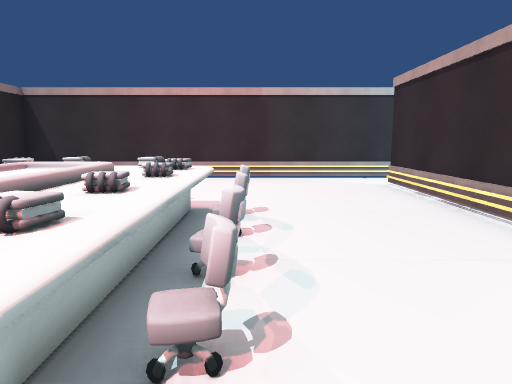
[1] (above)

24 first-person views from a walk through a Unity game level. The camera is 1.3 m above the floor, tilts 8° down and sees 70° across. Doors are open. The floor is counted in squares, 1 m on a side. Each view is taken from the middle of a square. On the plan, view 1 faces up. The plan holds only what a view shows up to about 15 squares ahead; the rest is blank. Some animated figures are not drawn.

[2]
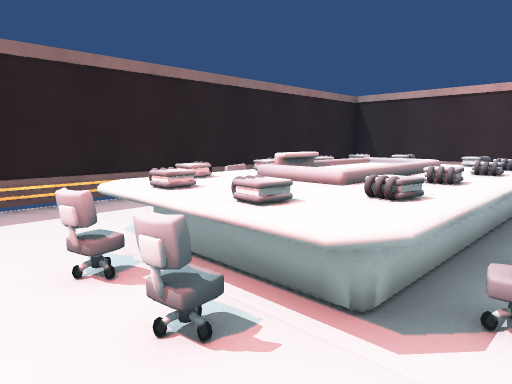

[3]
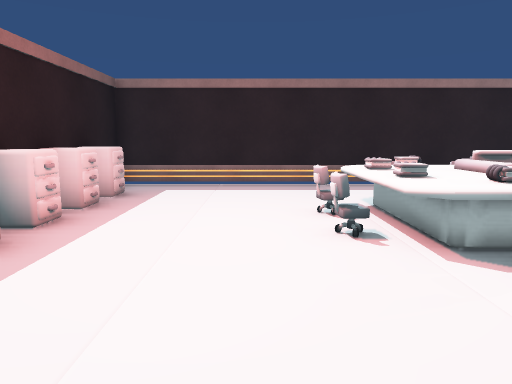

[4]
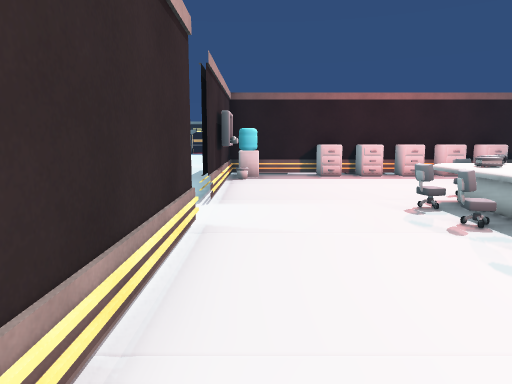

[5]
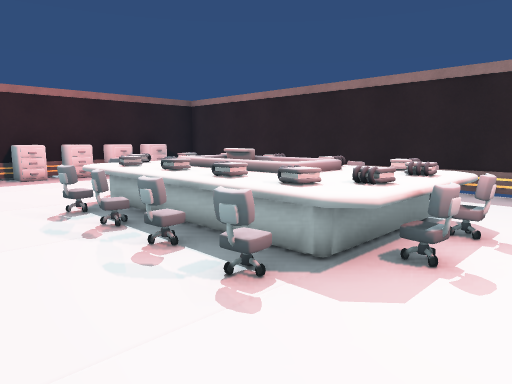

[6]
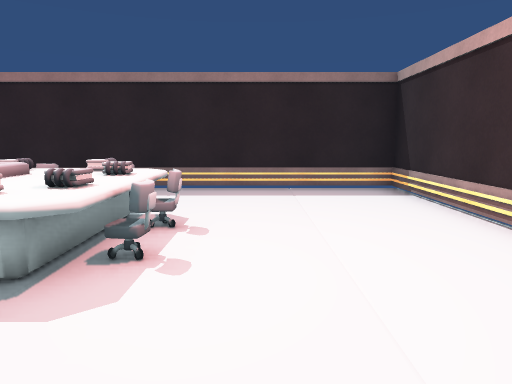

[7]
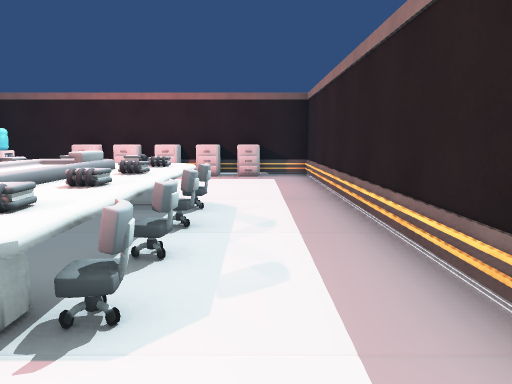

[8]
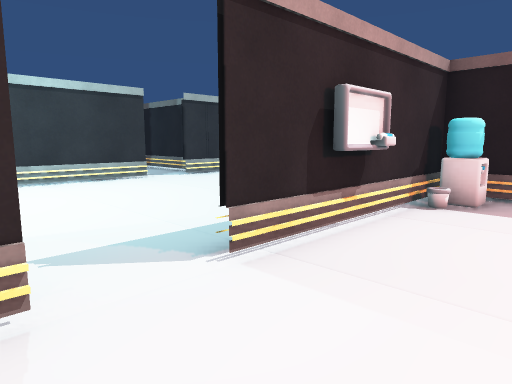

[9]
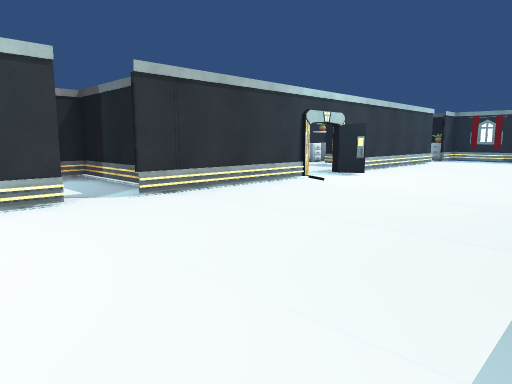

[10]
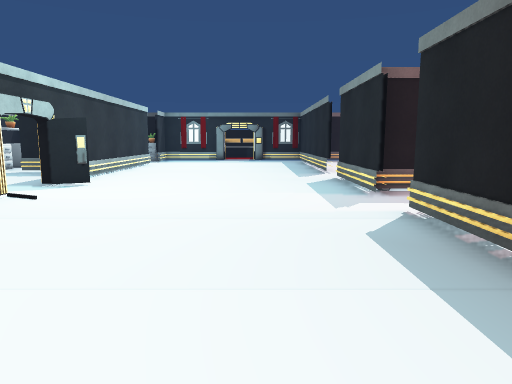

[11]
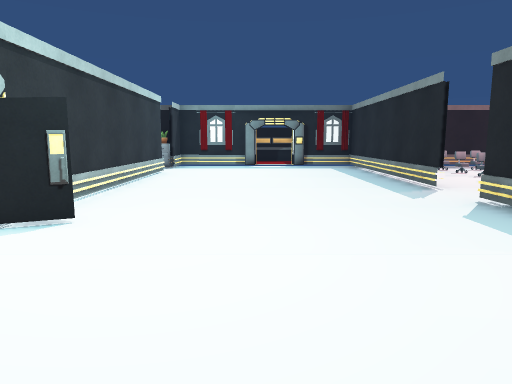

[12]
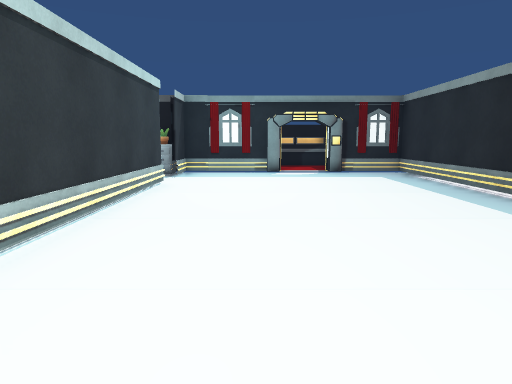

[13]
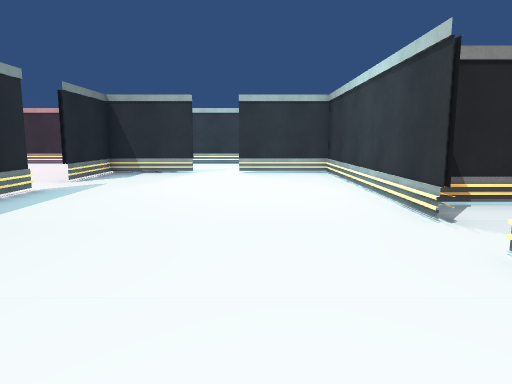

[14]
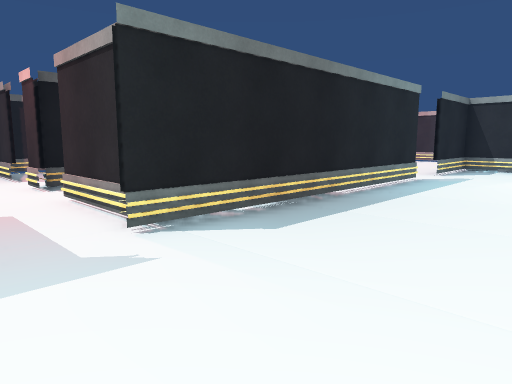

[15]
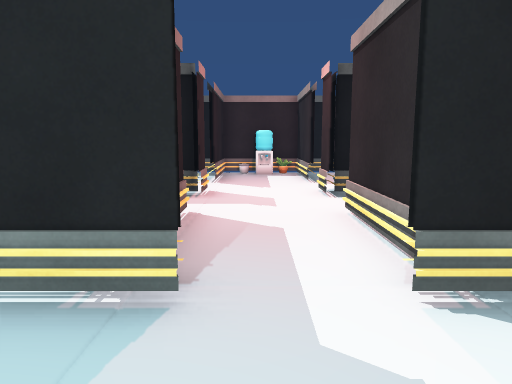

[16]
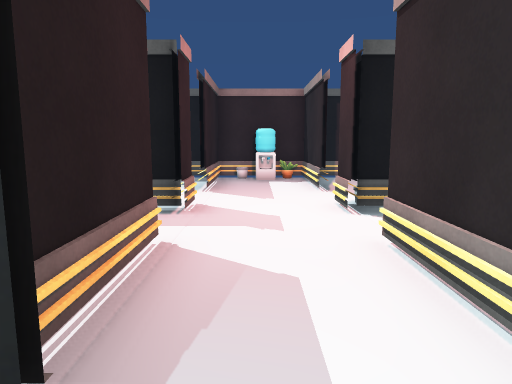

[17]
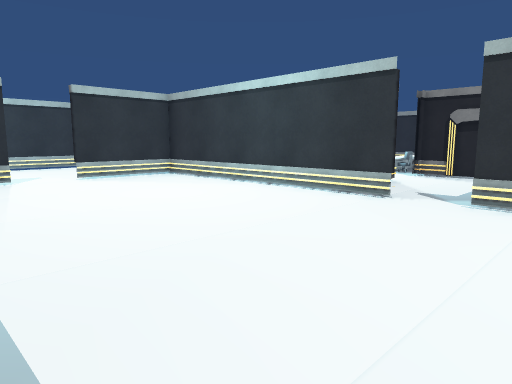

[18]
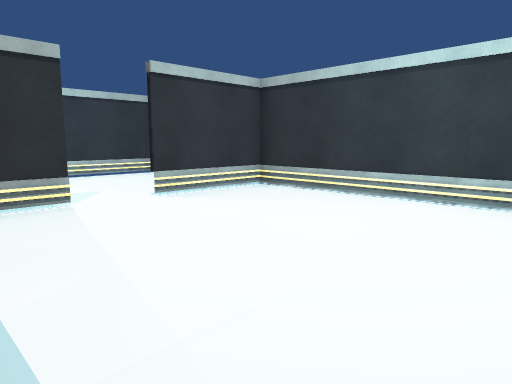

[19]
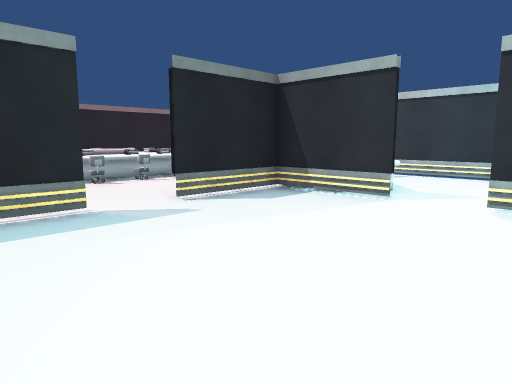

[20]
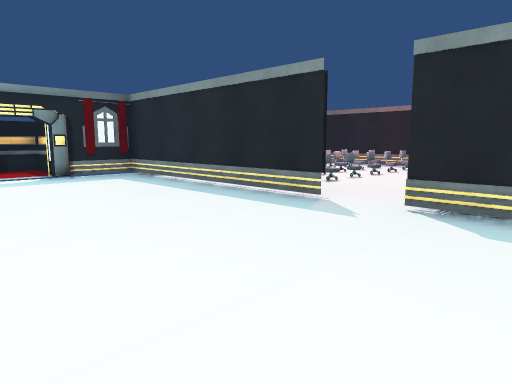

[21]
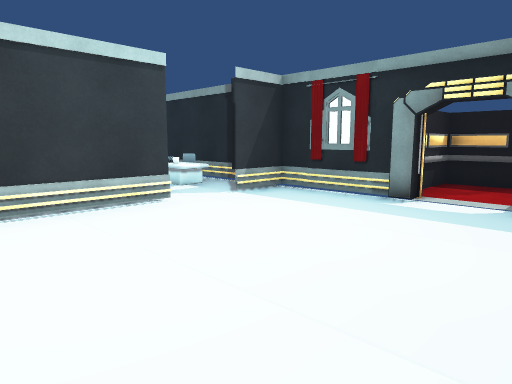

[22]
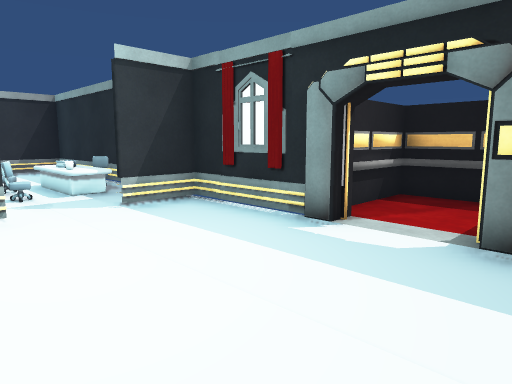

[23]
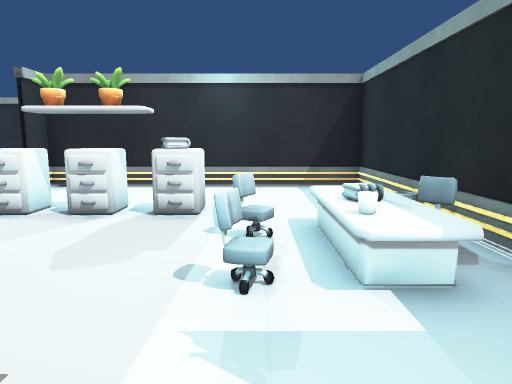

[24]
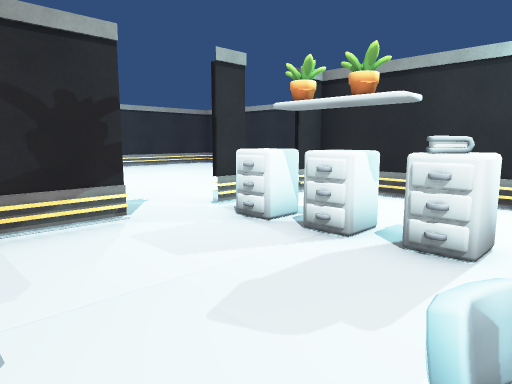

### Floor plan
Ten units are one square. View 1 is at (0, 0); x grows to the right and y downward. Boxes are objects, and circles mark ways between rooms. Rooms are numbered by the first view taken in them; rooms with no view inside come last. Other rooms are left out.
<svg viewBox="-90 -133 317 433">
<path fill="none" stroke="#000" d="M40 -34 40 -109M40 5 40 -15M-26 51 -14 51M4 51 40 51 40 14M39 -128 -80 -128 -80 51 -44 51M-80 68 -80 79M41 114 41 149M41 74 41 88M118 128 128 123M129 105 129 40M41 168 41 259 61 259M129 25 129 -67 92 -67M40 14 40 5M41 -15 41 56M129 222 129 145M100 259 130 259M75 -67 64 -67M129 260 129 241M41 -67 41 -34M168 173 149 173M195 173 185 173M130 259 222 259 222 173 211 173M126 -128 39 -128M-14 83 -26 83M-26 113 -14 113M-44 83 -80 83 -80 113 -44 113M2 113 36 113M35 83 2 83M148 51 190 51 190 41M168 7 136 7M190 26 190 7"/>
<rect x="-85" y="55" width="10" height="10" fill="#bbb"><title>other object</title></rect>
<rect x="-75" y="55" width="10" height="10" fill="#bbb"><title>other object</title></rect>
<rect x="-65" y="35" width="10" height="20" fill="#bbb"><title>cabinet</title></rect>
<rect x="-55" y="-15" width="10" height="10" fill="#bbb"><title>other object</title></rect>
<rect x="-55" y="-25" width="10" height="10" fill="#bbb"><title>chair</title></rect>
<rect x="-55" y="-45" width="10" height="20" fill="#bbb"><title>chair</title></rect>
<rect x="-55" y="-55" width="10" height="10" fill="#bbb"><title>chair</title></rect>
<rect x="-55" y="-75" width="10" height="20" fill="#bbb"><title>chair</title></rect>
<rect x="-45" y="35" width="10" height="20" fill="#bbb"><title>cabinet</title></rect>
<rect x="-45" y="-5" width="20" height="10" fill="#bbb"><title>chair</title></rect>
<rect x="-45" y="-15" width="20" height="10" fill="#bbb"><title>other object</title></rect>
<rect x="-45" y="-25" width="10" height="10" fill="#bbb"><title>other object</title></rect>
<rect x="-45" y="-45" width="10" height="20" fill="#bbb"><title>other object</title></rect>
<rect x="-45" y="-55" width="10" height="10" fill="#bbb"><title>other object</title></rect>
<rect x="-45" y="-75" width="10" height="20" fill="#bbb"><title>other object</title></rect>
<rect x="-35" y="35" width="10" height="20" fill="#bbb"><title>cabinet</title></rect>
<rect x="-35" y="-25" width="10" height="10" fill="#bbb"><title>other object</title></rect>
<rect x="-35" y="-65" width="20" height="40" fill="#bbb"><title>other object</title></rect>
<rect x="-35" y="-75" width="10" height="10" fill="#bbb"><title>other object</title></rect>
<rect x="-35" y="-85" width="10" height="10" fill="#bbb"><title>chair</title></rect>
<rect x="-25" y="-5" width="10" height="10" fill="#bbb"><title>chair</title></rect>
<rect x="-25" y="-15" width="10" height="10" fill="#bbb"><title>other object</title></rect>
<rect x="-25" y="-25" width="20" height="10" fill="#bbb"><title>other object</title></rect>
<rect x="-25" y="-45" width="20" height="20" fill="#bbb"><title>other object</title></rect>
<rect x="-25" y="-55" width="20" height="10" fill="#bbb"><title>other object</title></rect>
<rect x="-25" y="-75" width="10" height="10" fill="#bbb"><title>other object</title></rect>
<rect x="-25" y="-85" width="10" height="10" fill="#bbb"><title>chair</title></rect>
<rect x="-15" y="55" width="10" height="10" fill="#bbb"><title>other object</title></rect>
<rect x="-15" y="35" width="10" height="20" fill="#bbb"><title>cabinet</title></rect>
<rect x="-15" y="-15" width="10" height="10" fill="#bbb"><title>other object</title></rect>
<rect x="-15" y="-75" width="10" height="20" fill="#bbb"><title>other object</title></rect>
<rect x="-5" y="35" width="10" height="20" fill="#bbb"><title>cabinet</title></rect>
<rect x="-5" y="-25" width="10" height="10" fill="#bbb"><title>chair</title></rect>
<rect x="-5" y="-35" width="10" height="10" fill="#bbb"><title>chair</title></rect>
<rect x="-5" y="-55" width="10" height="10" fill="#bbb"><title>chair</title></rect>
<rect x="-5" y="-75" width="10" height="10" fill="#bbb"><title>chair</title></rect>
<rect x="25" y="35" width="10" height="10" fill="#bbb"><title>other object</title></rect>
<rect x="25" y="55" width="10" height="10" fill="#bbb"><title>other object</title></rect>
<rect x="35" y="135" width="10" height="10" fill="#bbb"><title>other object</title></rect>
<rect x="35" y="105" width="10" height="10" fill="#bbb"><title>other object</title></rect>
<rect x="65" y="255" width="40" height="40" fill="#bbb"><title>elevator</title></rect>
<rect x="135" y="255" width="10" height="10" fill="#bbb"><title>cabinet</title></rect>
<rect x="135" y="245" width="10" height="10" fill="#bbb"><title>other object</title></rect>
<rect x="145" y="235" width="40" height="20" fill="#bbb"><title>desk</title></rect>
<rect x="145" y="235" width="10" height="10" fill="#bbb"><title>cup</title></rect>
<rect x="145" y="225" width="10" height="10" fill="#bbb"><title>chair</title></rect>
<rect x="155" y="245" width="20" height="10" fill="#bbb"><title>chair</title></rect>
<rect x="165" y="225" width="10" height="10" fill="#bbb"><title>chair</title></rect>
<rect x="175" y="205" width="20" height="20" fill="#bbb"><title>other object</title></rect>
<rect x="175" y="195" width="20" height="10" fill="#bbb"><title>cabinet</title></rect>
<rect x="175" y="175" width="20" height="20" fill="#bbb"><title>cabinet</title></rect>
<rect x="45" y="-95" width="20" height="20" fill="#bbb"><title>other object</title></rect>
<rect x="-75" y="85" width="10" height="20" fill="#bbb"><title>other object</title></rect>
<circle cx="40" cy="-25" r="3" fill="#2a7"/>
<circle cx="40" cy="-115" r="3" fill="#2a7"/>
<circle cx="-35" cy="80" r="3" fill="#2a7"/>
<circle cx="-5" cy="80" r="3" fill="#2a7"/>
<circle cx="130" cy="235" r="3" fill="#2a7"/>
<circle cx="85" cy="-70" r="3" fill="#2a7"/>
<circle cx="40" cy="95" r="3" fill="#2a7"/>
<circle cx="130" cy="35" r="3" fill="#2a7"/>
<text x="-20" y="-30">1</text>
<text x="80" y="100">2</text>
<text x="170" y="220">3</text>
<text x="80" y="-100">4</text>
<text x="-20" y="90">5</text>
<text x="160" y="30">6</text>
</svg>
Room 1 opens to room 2. Room 1 opens to room 4. Room 1 opens to room 5. Room 2 opens to room 3. Room 2 opens to room 4. Room 2 opens to room 5. Room 2 opens to room 6.

Where each view was taken, in squares from view 1:
view 1: 0 up, 0 right, facing up
view 2: 1 down, 0 right, facing up-left
view 3: 1 down, 3 right, facing left
view 4: 9 up, 3 right, facing down
view 5: 9 up, 2 right, facing down-left
view 6: 9 up, 2 right, facing left
view 7: 9 up, 6 left, facing down
view 8: 4 up, 1 right, facing down-right
view 9: 0 up, 5 right, facing down-right
view 10: 2 down, 7 right, facing down
view 11: 7 down, 9 right, facing down
view 12: 11 down, 10 right, facing down
view 13: 8 down, 10 right, facing up
view 14: 11 down, 9 right, facing up-left
view 15: 10 down, 7 right, facing left
view 16: 10 down, 5 right, facing left
view 17: 6 down, 5 right, facing up-right
view 18: 1 down, 5 right, facing up-right
view 19: 1 down, 11 right, facing up-left
view 20: 12 down, 11 right, facing down-left
view 21: 18 down, 6 right, facing down-right
view 22: 21 down, 6 right, facing down-right
view 23: 23 down, 12 right, facing right
view 24: 23 down, 14 right, facing up-right
